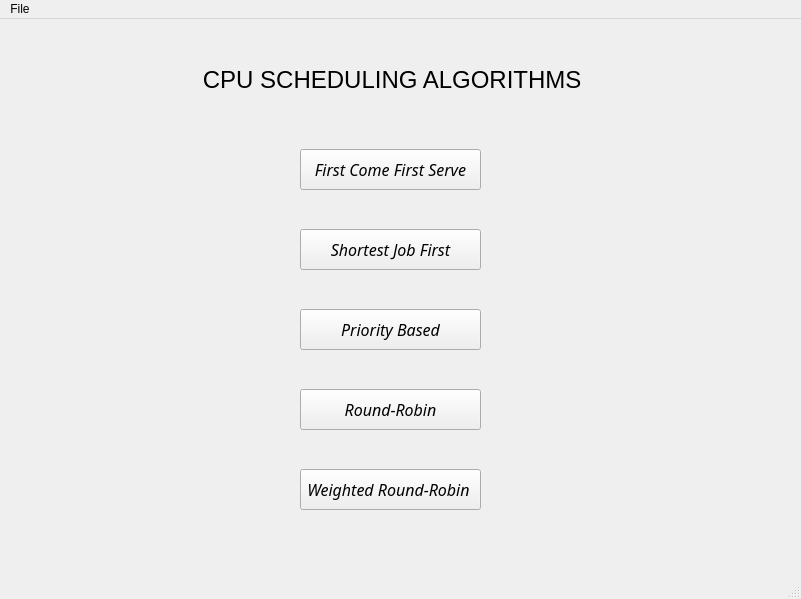
<?xml version="1.0" encoding="UTF-8"?>
<ui version="4.0">
 <class>MainWindow</class>
 <widget class="QMainWindow" name="MainWindow">
  <property name="geometry">
   <rect>
    <x>0</x>
    <y>0</y>
    <width>801</width>
    <height>599</height>
   </rect>
  </property>
  <property name="windowTitle">
   <string>MainWindow</string>
  </property>
  <widget class="QWidget" name="centralwidget">
   <widget class="QPushButton" name="FCFS">
    <property name="geometry">
     <rect>
      <x>300</x>
      <y>130</y>
      <width>181</width>
      <height>41</height>
     </rect>
    </property>
    <property name="font">
     <font>
      <family>Umpush</family>
      <pointsize>12</pointsize>
      <weight>50</weight>
      <italic>true</italic>
      <bold>false</bold>
     </font>
    </property>
    <property name="text">
     <string>First Come First Serve</string>
    </property>
   </widget>
   <widget class="QPushButton" name="SJF">
    <property name="geometry">
     <rect>
      <x>300</x>
      <y>210</y>
      <width>181</width>
      <height>41</height>
     </rect>
    </property>
    <property name="font">
     <font>
      <family>Umpush</family>
      <pointsize>12</pointsize>
      <weight>50</weight>
      <italic>true</italic>
      <bold>false</bold>
     </font>
    </property>
    <property name="text">
     <string>Shortest Job First</string>
    </property>
   </widget>
   <widget class="QPushButton" name="Priority">
    <property name="geometry">
     <rect>
      <x>300</x>
      <y>290</y>
      <width>181</width>
      <height>41</height>
     </rect>
    </property>
    <property name="font">
     <font>
      <family>Umpush</family>
      <pointsize>12</pointsize>
      <weight>50</weight>
      <italic>true</italic>
      <bold>false</bold>
     </font>
    </property>
    <property name="text">
     <string>Priority Based</string>
    </property>
   </widget>
   <widget class="QPushButton" name="RR">
    <property name="geometry">
     <rect>
      <x>300</x>
      <y>370</y>
      <width>181</width>
      <height>41</height>
     </rect>
    </property>
    <property name="font">
     <font>
      <family>Umpush</family>
      <pointsize>12</pointsize>
      <weight>50</weight>
      <italic>true</italic>
      <bold>false</bold>
     </font>
    </property>
    <property name="text">
     <string>Round-Robin</string>
    </property>
   </widget>
   <widget class="QLabel" name="label">
    <property name="geometry">
     <rect>
      <x>10</x>
      <y>30</y>
      <width>771</width>
      <height>61</height>
     </rect>
    </property>
    <property name="font">
     <font>
      <pointsize>18</pointsize>
     </font>
    </property>
    <property name="text">
     <string>CPU SCHEDULING ALGORITHMS </string>
    </property>
    <property name="alignment">
     <set>Qt::AlignCenter</set>
    </property>
   </widget>
   <widget class="QPushButton" name="WRR">
    <property name="geometry">
     <rect>
      <x>300</x>
      <y>450</y>
      <width>181</width>
      <height>41</height>
     </rect>
    </property>
    <property name="font">
     <font>
      <family>Umpush</family>
      <pointsize>12</pointsize>
      <weight>50</weight>
      <italic>true</italic>
      <bold>false</bold>
     </font>
    </property>
    <property name="text">
     <string>Weighted Round-Robin </string>
    </property>
   </widget>
  </widget>
  <widget class="QMenuBar" name="menubar">
   <property name="geometry">
    <rect>
     <x>0</x>
     <y>0</y>
     <width>801</width>
     <height>22</height>
    </rect>
   </property>
   <widget class="QMenu" name="menuFile">
    <property name="title">
     <string>File</string>
    </property>
    <addaction name="actionExit"/>
   </widget>
   <addaction name="menuFile"/>
  </widget>
  <widget class="QStatusBar" name="statusbar"/>
  <action name="actionExit">
   <property name="text">
    <string>Exit</string>
   </property>
  </action>
 </widget>
 <resources/>
 <connections/>
</ui>
